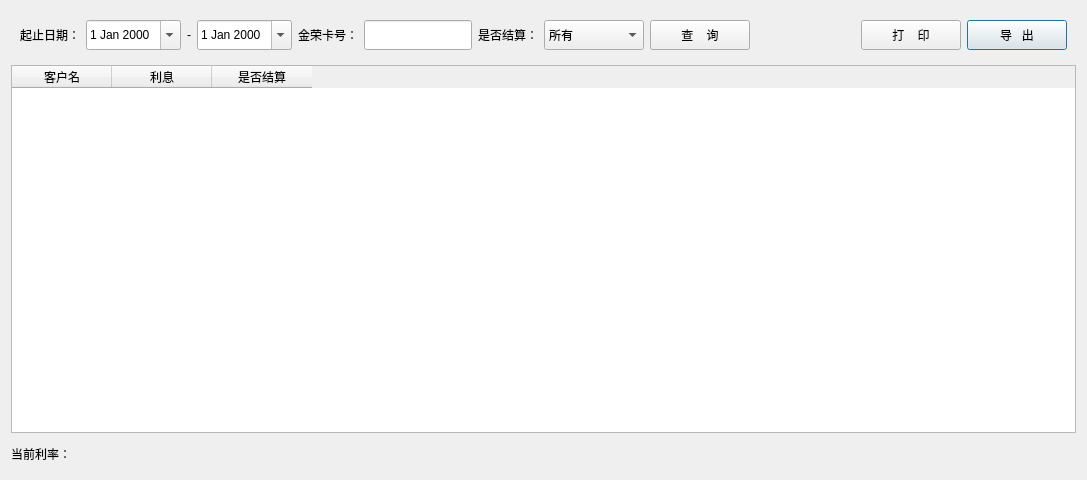
<?xml version="1.0" encoding="UTF-8"?>
<ui version="4.0">
 <class>Dialog</class>
 <widget class="QDialog" name="Dialog">
  <property name="geometry">
   <rect>
    <x>0</x>
    <y>0</y>
    <width>1087</width>
    <height>480</height>
   </rect>
  </property>
  <property name="windowTitle">
   <string>Dialog</string>
  </property>
  <layout class="QVBoxLayout" name="verticalLayout">
   <item>
    <widget class="QWidget" name="widget" native="true">
     <layout class="QHBoxLayout" name="horizontalLayout">
      <item>
       <widget class="QLabel" name="label">
        <property name="minimumSize">
         <size>
          <width>0</width>
          <height>30</height>
         </size>
        </property>
        <property name="text">
         <string>起止日期：</string>
        </property>
       </widget>
      </item>
      <item>
       <widget class="QDateEdit" name="dateEdit">
        <property name="minimumSize">
         <size>
          <width>0</width>
          <height>30</height>
         </size>
        </property>
        <property name="calendarPopup">
         <bool>true</bool>
        </property>
       </widget>
      </item>
      <item>
       <widget class="QLabel" name="label_2">
        <property name="minimumSize">
         <size>
          <width>0</width>
          <height>30</height>
         </size>
        </property>
        <property name="text">
         <string>-</string>
        </property>
       </widget>
      </item>
      <item>
       <widget class="QDateEdit" name="dateEdit_2">
        <property name="minimumSize">
         <size>
          <width>0</width>
          <height>30</height>
         </size>
        </property>
        <property name="calendarPopup">
         <bool>true</bool>
        </property>
       </widget>
      </item>
      <item>
       <widget class="QLabel" name="label_3">
        <property name="minimumSize">
         <size>
          <width>0</width>
          <height>30</height>
         </size>
        </property>
        <property name="text">
         <string>金荣卡号：</string>
        </property>
       </widget>
      </item>
      <item>
       <widget class="QLineEdit" name="lineEdit">
        <property name="minimumSize">
         <size>
          <width>0</width>
          <height>30</height>
         </size>
        </property>
       </widget>
      </item>
      <item>
       <widget class="QLabel" name="label_4">
        <property name="minimumSize">
         <size>
          <width>0</width>
          <height>30</height>
         </size>
        </property>
        <property name="text">
         <string>是否结算：</string>
        </property>
       </widget>
      </item>
      <item>
       <widget class="QComboBox" name="comboBox">
        <property name="minimumSize">
         <size>
          <width>100</width>
          <height>30</height>
         </size>
        </property>
        <property name="currentIndex">
         <number>2</number>
        </property>
        <item>
         <property name="text">
          <string>未结算</string>
         </property>
        </item>
        <item>
         <property name="text">
          <string>已结算</string>
         </property>
        </item>
        <item>
         <property name="text">
          <string>所有</string>
         </property>
        </item>
       </widget>
      </item>
      <item>
       <widget class="QPushButton" name="pushButton">
        <property name="minimumSize">
         <size>
          <width>100</width>
          <height>30</height>
         </size>
        </property>
        <property name="text">
         <string>查    询</string>
        </property>
        <property name="autoDefault">
         <bool>false</bool>
        </property>
       </widget>
      </item>
      <item>
       <spacer name="horizontalSpacer_2">
        <property name="orientation">
         <enum>Qt::Horizontal</enum>
        </property>
        <property name="sizeHint" stdset="0">
         <size>
          <width>40</width>
          <height>20</height>
         </size>
        </property>
       </spacer>
      </item>
      <item>
       <widget class="QPushButton" name="pushButton_2">
        <property name="minimumSize">
         <size>
          <width>100</width>
          <height>30</height>
         </size>
        </property>
        <property name="text">
         <string>打    印</string>
        </property>
        <property name="autoDefault">
         <bool>false</bool>
        </property>
       </widget>
      </item>
      <item>
       <widget class="QPushButton" name="pushButton_3">
        <property name="minimumSize">
         <size>
          <width>100</width>
          <height>30</height>
         </size>
        </property>
        <property name="text">
         <string>导   出</string>
        </property>
       </widget>
      </item>
     </layout>
    </widget>
   </item>
   <item>
    <widget class="QTableWidget" name="tableWidget">
     <column>
      <property name="text">
       <string>客户名</string>
      </property>
     </column>
     <column>
      <property name="text">
       <string>利息</string>
      </property>
     </column>
     <column>
      <property name="text">
       <string>是否结算</string>
      </property>
     </column>
    </widget>
   </item>
   <item>
    <widget class="QLabel" name="label_5">
     <property name="minimumSize">
      <size>
       <width>0</width>
       <height>30</height>
      </size>
     </property>
     <property name="text">
      <string>当前利率：</string>
     </property>
     <property name="alignment">
      <set>Qt::AlignLeading|Qt::AlignLeft|Qt::AlignVCenter</set>
     </property>
    </widget>
   </item>
  </layout>
 </widget>
 <resources/>
 <connections/>
</ui>
